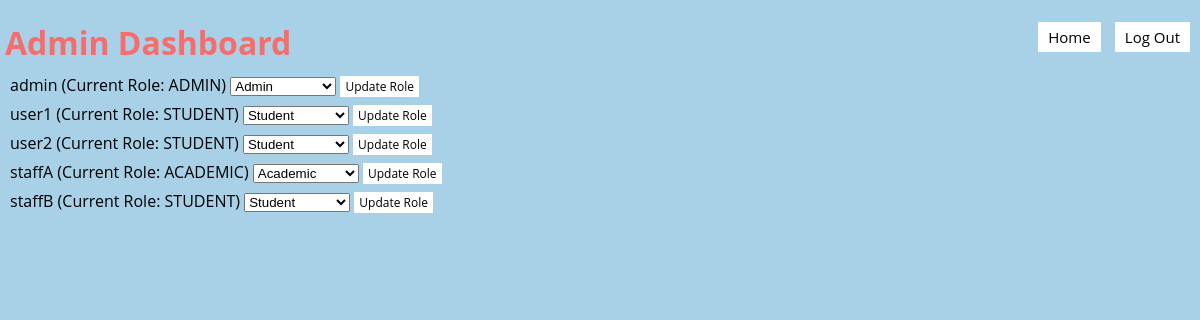
/admin-panel (signed in), run on an earlier commit of the app's database.
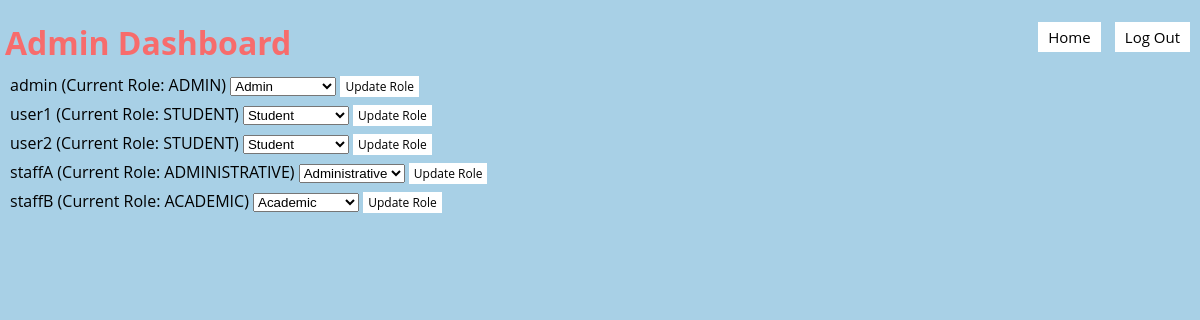
And on a later commit of the database.
### models.py (models this page shows)
class Base(DeclarativeBase):
    pass

class User(Base):
    __tablename__ = "user"
    username: Mapped[str] = mapped_column(String, primary_key=True)
    password: Mapped[str] = mapped_column(String)
    salt: Mapped[str] = mapped_column(String)
    failed_attempts: Mapped[int] = mapped_column(Integer, default=0)
    lockout_until: Mapped[datetime] = mapped_column(DateTime, nullable=True)
    role: Mapped[RoleType] = mapped_column(Enum(RoleType), nullable=False)

### app.py (the view)
@app.route('/admin-panel')
def admin_panel():
    username = session.get('username')
    if not username:
        flash('You must be logged in to access the admin panel.')
        return redirect(url_for('login'))
    user = db.get_user(username)
    user_role = user.role.name if hasattr(user.role, 'name') else str(user.role)
    if user is None or user_role != 'ADMIN':
        flash('You do not have permission to access the admin panel.')
        return redirect(url_for('home'))
    print("User Role:", user.role)  # Print the enum or string directly
    users = db.get_all_users()
    return render_template('admin_panel.jinja', username=username, users=users)

### app.py (called while the page is built)
def csp_policy_string(policy_dict):
    return "; ".join([f"{key} {' '.join(val) if isinstance(val, list) else val}" for key, val in policy_dict.items()])

@app.after_request
def apply_csp(response):
    policy = {
    "default-src": "'self'",
    "script-src": [
        "'self'",
        "https://cdnjs.cloudflare.com",  # Allow scripts from CDN for Crypto-JS
        "https://cdn.jsdelivr.net",
        "'unsafe-inline'"
    ],
    "style-src": "'self' 'unsafe-inline'",  # Allows inline styles;
    "img-src": "'self'",
    "connect-src": "'self'",  # Restricts the URLs which can be loaded using script interfaces
    "font-src": "'self'",  # Fonts loading
    "object-src": "'none'",  # Prevents object, embed, and applet elements from rendering
    "frame-ancestors": "'none'"  # Protects against clickjacking
}
    response.headers['Content-Security-Policy'] = csp_policy_string(policy)
    return response

### db.py (called while the page is built)
def get_user(username: str):
    with Session(engine) as session:
        return session.get(User, username)

def get_all_users():
    with Session(engine) as session:
        return session.query(User).all()

### templates/admin_panel.jinja (shortened to what this page needs)
{% extends 'base.jinja' %}
{% block content %}
<div class="header">
    <h1>Admin Dashboard</h1>
    <div class="buttons">
        <button onclick="location.href='{{ url_for('home') }}'">Home</button>
        <button onclick="confirmLogout()">Log Out</button>
    </div>
</div>
{% for user in users %}
<form class="role-update-form" action="{{ url_for('update_user_role') }}" method="post" onsubmit="updateUserRole(event)">
    <div>
        <label>{{ user.username }} (Current Role: {{ user.role.name }})</label>
        <select name="new_role">
            <option value="student" {% if user.role.name == 'STUDENT' %}selected{% endif %}>Student</option>
            <option value="academic" {% if user.role.name == 'ACADEMIC' %}selected{% endif %}>Academic</option>
            <option value="administrative" {% if user.role.name == 'ADMINISTRATIVE' %}selected{% endif %}>Administrative</option>
            <option value="admin" {% if user.role.name == 'ADMIN' %}selected{% endif %}>Admin</option>
        </select>
        <button type="submit" class="update-button">Update Role</button>
    </div>
</form>
{% endfor %}
{% endblock %}

What changed in the data, as far as the page shows it:
changed User "staffA": role.name "ACADEMIC" → "ADMINISTRATIVE"; new_role "Academic" → "Administrative"
changed User "staffB": role.name "STUDENT" → "ACADEMIC"; new_role "Student" → "Academic"
